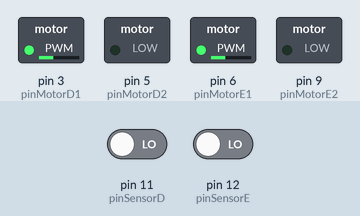
This sketch was run on a simulated Arduino Uno, built with avr-gcc and run on an emulated ATmega328P. Shown: switched loads named in the sketch (green lamp = pin HIGH). The inputs (shaded band) are chosen by the test bench; at power-on: pin 11 (pinSensorD) LOW, pin 12 (pinSensorE) LOW.

Above: at 0.1 s.
Timing chart, 0 to 1.6 s (numbered marks = the images above):
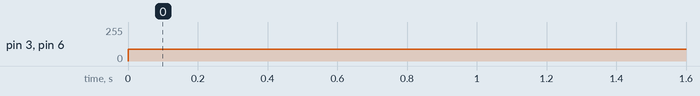

Measured:
- by itself, pin 3 (pinMotorD1), pin 6 (pinMotorE1): 0/255 → 90/255 at 0.00 s

The sketch:

cod_robo_seguidor_linhas.ino
```cpp
#define pinSensorD 11
#define pinSensorE 12

#define pinMotorD1 3
#define pinMotorD2 5
#define pinMotorE1 6
#define pinMotorE2 9

void setup() {
  pinMode(pinSensorD, INPUT);
  pinMode(pinSensorE, INPUT);

  pinMode(pinMotorD1, OUTPUT);
  pinMode(pinMotorD2, OUTPUT);
  pinMode(pinMotorE1, OUTPUT);
  pinMode(pinMotorE2, OUTPUT);


}

void loop() {

bool estadoD = digitalRead(pinSensorD);
bool estadoE = digitalRead(pinSensorE);

 if(pinSensorD && pinSensorE){
  analogWrite(pinMotorD1, 90);
    analogWrite(pinMotorE1, 90);
 }

  if(!pinSensorD && !pinSensorE){
    digitalWrite(pinMotorD1, LOW);
    digitalWrite(pinMotorD2, LOW);
    digitalWrite(pinMotorE1, LOW);
    digitalWrite(pinMotorE2, LOW);
  }

   if(!pinSensorD && pinSensorE){

    analogWrite(pinMotorD1, 90);
    analogWrite(pinMotorE1, LOW);
   }
   if(!pinSensorD && pinSensorE){

    analogWrite(pinMotorE1, 90);
    analogWrite(pinMotorD1, LOW);
   }
}
```
